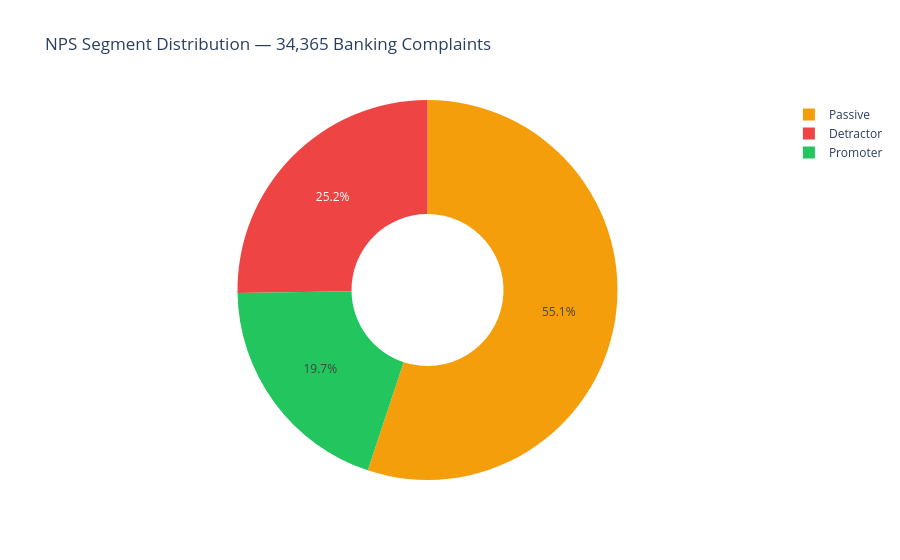

Notebook cell for this chart:
### Markdown cell above
## 5. NPS Segment Distribution

### Code cell
segment_counts = df_banking["nps_segment"].value_counts().reset_index()
segment_counts.columns = ["segment", "count"]

color_map = {"Promoter": "#22c55e", "Passive": "#f59e0b", "Detractor": "#ef4444"}

fig = px.pie(
    segment_counts, values="count", names="segment",
    color="segment", color_discrete_map=color_map,
    title="NPS Segment Distribution — 34,365 Banking Complaints",
    hole=0.4,
)
fig.show()

### Figure 1 — Plotly figure (JSON) as saved in the notebook; plotly's stock layout.template omitted (floating-point values rounded to 4 significant figures)
{"data": [{"customdata": [["Passive"], ["Detractor"], ["Promoter"]], "domain": {"x": [0, 1], "y": [0, 1]}, "hole": 0.4, "hovertemplate": "segment=%{customdata[0]}<br>count=%{value}<extra></extra>", "labels": ["Passive", "Detractor", "Promoter"], "legendgroup": "", "marker": {"colors": ["#f59e0b", "#ef4444", "#22c55e"]}, "name": "", "showlegend": true, "type": "pie", "values": [19406, 8894, 6926]}], "layout": {"legend": {"tracegroupgap": 0}, "title": {"text": "NPS Segment Distribution — 34,365 Banking Complaints"}}}
